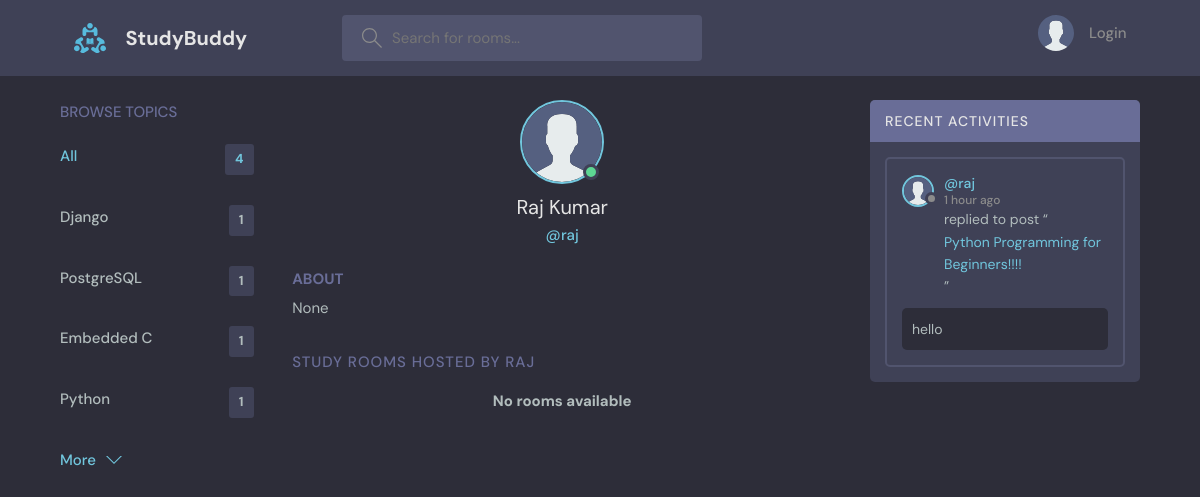
Screenshot of /profile/5/ with the database file from the repository.
### base/models.py (models this page shows, shortened)
class Topic(models.Model):
    name =models.CharField(max_length=200)

class User(AbstractUser):
    name = models.CharField(max_length=200, null=True)
    email = models.EmailField(unique=True, null=True)
    bio = models.TextField(null=True)
    avatar = ResizedImageField(size=[600, 600], quality=85, null=True, default="avatar.svg")
    USERNAME_FIELD = 'email'
    REQUIRED_FIELDS = ['username'] #For createsuperuser using username

class Message(models.Model):
    user = models.ForeignKey(User, on_delete=models.CASCADE)
    room = models.ForeignKey(Room, on_delete=models.CASCADE)
    body = models.TextField()
    updated = models.DateTimeField(auto_now=True)
    created = models.DateTimeField(auto_now_add=True)
    class Meta:
        ordering = ['-updated', '-created']
    def __str__(self):
        return self.body[0:50]

class Room(models.Model):
    host = models.ForeignKey(User, on_delete=models.SET_NULL, null=True)
    topic = models.ForeignKey(Topic, on_delete=models.SET_NULL, null=True)
    name = models.CharField(max_length=200)
    description = models.TextField(null=True, blank=True)
    participants = models.ManyToManyField(User, related_name='participants', blank=True)
    updated = models.DateTimeField(auto_now=True)
    created = models.DateTimeField(auto_now_add=True)
    class Meta:
        ordering = ['-updated', '-created']
    def __str__(self):
        return self.name

### base/views.py (the view)
# urls.py: path('profile/<str:pk>/', views.userProfile, name='user-profile'),
def userProfile(request, pk):
    user = User.objects.get(id=pk)
    rooms = user.room_set.all()
    room_messages = user.message_set.all()
    topics = Topic.objects.all()
    context = {'user' : user, 'rooms': rooms, 'room_messages': room_messages, 'topics': topics}
    return render(request, 'base/profile.html', context)

### base/templates/base/profile.html (shortened to what this page needs)
{% extends 'main.html' %}
{% block content %}
  <main class="profile-page layout layout--3">
    <div class="container">
      {% include 'base/components/topics_component.html' %}
      <div class="roomList">
        <div class="profile">
          <div class="profile__avatar">
            <div class="avatar avatar--large active">
              <img src="{{user.avatar.url}}" />
            </div>
          </div>
          <div class="profile__info">
            <h3>{{user.name}}</h3>
            <p>@{{user.username}}</p>
          </div>
          <div class="profile__about">
            <h3>About</h3>
            <p>
              {{user.bio}}
            </p>
          </div>
        </div>
        <div class="roomList__header">
          <div>
            <h2>Study Rooms Hosted by {{user.username.title}}</a>
            </h2>
          </div>
        </div>
        {% include 'base/components/feed_component.html' %}
      </div>
      {% include 'base/components/activity_component.html' %}
    </div>
  </main>
{% endblock %}

### base/templates/base/components/topics_component.html
<div class="topics">
    <div class="topics__header">
        <h2>Browse Topics</h2>
    </div>
    <ul class="topics__list">
        <li>
            <a href="{% url 'home' %}" class="active">All <span>{{topics.count}}</span></a>
        </li>
        {% for topic in topics|slice:":5" %}
        <li>
            <a href="{% url 'home' %}?q={{topic.name}}">{{topic.name}} <span>{{topic.room_set.all.count}}</span></a>
        </li>
        {% endfor %}
    </ul>
    <a class="btn btn--link" href="{% url 'topics' %}">
        More
        <svg version="1.1" xmlns="http://www.w3.org/2000/svg" width="32" height="32" viewBox="0 0 32 32">
            <title>chevron-down</title>
            <path d="M16 21l-13-13h-3l16 16 16-16h-3l-13 13z"></path>
        </svg>
    </a>
</div>

### base/templates/base/components/activity_component.html (shortened to what this page needs)
<div class="activities ">
  <div class="activities__header">
    <h2>Recent Activities</h2>
  </div>
  <div class="layout__scroll">
  {% for message in room_messages %}
  <div class="activities__box">
    <div class="activities__boxHeader roomListRoom__header">
      <a href="{% url 'user-profile' message.user.id %}" class="roomListRoom__author">
        <div class="avatar avatar--small">
          <img src="{{message.user.avatar.url}}" />
        </div>
        <p>
          @{{message.user.username}}
          <span>{{message.created | timesince}} ago</span>
        </p>
      </a>
    </div>
    <div class="activities__boxContent">
      <p>replied to post “<a href="{% url 'room' message.room.id %}">{{message.room}}</a>”</p>
      <div class="activities__boxRoomContent">
        {{message}}
      </div>
    </div>
  </div>
  {% endfor %}
</div>
</div>

### rows the page displays
Topic: name "Django", room_set.all.count "1"
Topic: name "PostgreSQL", room_set.all.count "1"
Topic: name "Embedded C", room_set.all.count "1"
Topic: name "Python", room_set.all.count "1"
User: avatar (placeholder picture), name "Raj Kumar", username "raj", bio "None", username "RAJ"
Message: user.avatar (placeholder picture), user.username "raj", created "1 hour", room "Python Programming for Beginners!!!!", body "hello"

### other values shown
{{ topics.count }} "4"
